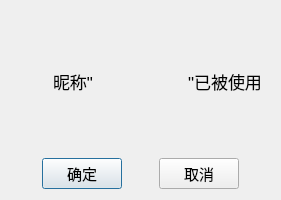
<?xml version="1.0" encoding="UTF-8"?>
<ui version="4.0">
 <class>Rename</class>
 <widget class="QDialog" name="Rename">
  <property name="geometry">
   <rect>
    <x>0</x>
    <y>0</y>
    <width>281</width>
    <height>200</height>
   </rect>
  </property>
  <property name="windowTitle">
   <string>Dialog</string>
  </property>
  <layout class="QVBoxLayout" name="verticalLayout">
   <item>
    <layout class="QHBoxLayout" name="horizontalLayout">
     <item>
      <widget class="QLabel" name="label">
       <property name="font">
        <font>
         <pointsize>13</pointsize>
        </font>
       </property>
       <property name="text">
        <string>昵称&quot;</string>
       </property>
       <property name="alignment">
        <set>Qt::AlignRight|Qt::AlignTrailing|Qt::AlignVCenter</set>
       </property>
      </widget>
     </item>
     <item>
      <widget class="QLabel" name="name">
       <property name="font">
        <font>
         <pointsize>13</pointsize>
         <weight>75</weight>
         <italic>true</italic>
         <bold>true</bold>
         <underline>true</underline>
        </font>
       </property>
       <property name="text">
        <string/>
       </property>
       <property name="alignment">
        <set>Qt::AlignCenter</set>
       </property>
      </widget>
     </item>
     <item>
      <widget class="QLabel" name="label_2">
       <property name="font">
        <font>
         <pointsize>13</pointsize>
        </font>
       </property>
       <property name="text">
        <string>&quot;已被使用</string>
       </property>
      </widget>
     </item>
    </layout>
   </item>
   <item>
    <layout class="QHBoxLayout" name="horizontalLayout_2">
     <item>
      <spacer name="horizontalSpacer_2">
       <property name="orientation">
        <enum>Qt::Horizontal</enum>
       </property>
       <property name="sizeHint" stdset="0">
        <size>
         <width>40</width>
         <height>20</height>
        </size>
       </property>
      </spacer>
     </item>
     <item>
      <widget class="QPushButton" name="pushButton">
       <property name="font">
        <font>
         <pointsize>11</pointsize>
        </font>
       </property>
       <property name="text">
        <string>确定</string>
       </property>
      </widget>
     </item>
     <item>
      <spacer name="horizontalSpacer">
       <property name="orientation">
        <enum>Qt::Horizontal</enum>
       </property>
       <property name="sizeHint" stdset="0">
        <size>
         <width>40</width>
         <height>20</height>
        </size>
       </property>
      </spacer>
     </item>
     <item>
      <widget class="QPushButton" name="pushButton_2">
       <property name="font">
        <font>
         <pointsize>11</pointsize>
        </font>
       </property>
       <property name="text">
        <string>取消</string>
       </property>
      </widget>
     </item>
     <item>
      <spacer name="horizontalSpacer_3">
       <property name="orientation">
        <enum>Qt::Horizontal</enum>
       </property>
       <property name="sizeHint" stdset="0">
        <size>
         <width>40</width>
         <height>20</height>
        </size>
       </property>
      </spacer>
     </item>
    </layout>
   </item>
  </layout>
 </widget>
 <resources/>
 <connections/>
</ui>
